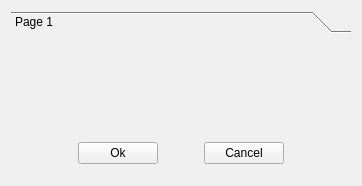
<?xml version="1.0" encoding="UTF-8"?>
<ui version="4.0">
 <class>QewToolBoxDialogForm</class>
 <widget class="QewToolBoxDialog" name="QewToolBoxDialogForm">
  <property name="geometry">
   <rect>
    <x>0</x>
    <y>0</y>
    <width>362</width>
    <height>186</height>
   </rect>
  </property>
  <property name="windowTitle">
   <string>QewToolBoxDialogForm</string>
  </property>
  <property name="containerName" stdset="0">
   <cstring>QewContainerToolBox</cstring>
  </property>
  <layout class="QVBoxLayout" name="verticalLayout">
   <item>
    <widget class="QToolBox" name="QewContainerToolBox">
     <property name="frameShape">
      <enum>QFrame::NoFrame</enum>
     </property>
     <property name="frameShadow">
      <enum>QFrame::Sunken</enum>
     </property>
     <property name="currentIndex">
      <number>0</number>
     </property>
     <widget class="QWidget" name="page1">
      <property name="geometry">
       <rect>
        <x>0</x>
        <y>0</y>
        <width>344</width>
        <height>78</height>
       </rect>
      </property>
      <attribute name="label">
       <string>Page 1</string>
      </attribute>
      <layout class="QVBoxLayout">
       <property name="leftMargin">
        <number>0</number>
       </property>
       <property name="topMargin">
        <number>0</number>
       </property>
       <property name="rightMargin">
        <number>0</number>
       </property>
       <property name="bottomMargin">
        <number>0</number>
       </property>
      </layout>
     </widget>
    </widget>
   </item>
   <item>
    <widget class="QWidget" name="buttonsWidget" native="true">
     <layout class="QHBoxLayout" name="horizontalLayout">
      <item>
       <spacer name="spacer1">
        <property name="orientation">
         <enum>Qt::Horizontal</enum>
        </property>
        <property name="sizeType">
         <enum>QSizePolicy::Expanding</enum>
        </property>
        <property name="sizeHint" stdset="0">
         <size>
          <width>50</width>
          <height>13</height>
         </size>
        </property>
       </spacer>
      </item>
      <item>
       <widget class="QPushButton" name="okButton">
        <property name="text">
         <string>Ok</string>
        </property>
       </widget>
      </item>
      <item>
       <spacer name="horizontalSpacer">
        <property name="orientation">
         <enum>Qt::Horizontal</enum>
        </property>
        <property name="sizeType">
         <enum>QSizePolicy::Preferred</enum>
        </property>
        <property name="sizeHint" stdset="0">
         <size>
          <width>40</width>
          <height>20</height>
         </size>
        </property>
       </spacer>
      </item>
      <item>
       <widget class="QPushButton" name="cancelButton">
        <property name="text">
         <string>Cancel</string>
        </property>
       </widget>
      </item>
      <item>
       <spacer name="spacer2">
        <property name="orientation">
         <enum>Qt::Horizontal</enum>
        </property>
        <property name="sizeType">
         <enum>QSizePolicy::Expanding</enum>
        </property>
        <property name="sizeHint" stdset="0">
         <size>
          <width>50</width>
          <height>13</height>
         </size>
        </property>
       </spacer>
      </item>
     </layout>
    </widget>
   </item>
  </layout>
 </widget>
 <layoutdefault spacing="6" margin="11"/>
 <customwidgets>
  <customwidget>
   <class>QewToolBoxDialog</class>
   <extends>QWidget</extends>
   <header>../qew-6/src/qewtoolboxdialog.h</header>
   <container>1</container>
  </customwidget>
 </customwidgets>
 <includes>
  <include location="local">../qew-6/src/qewtoolboxdialog.h</include>
 </includes>
 <resources/>
 <connections>
  <connection>
   <sender>okButton</sender>
   <signal>clicked()</signal>
   <receiver>QewToolBoxDialogForm</receiver>
   <slot>accept()</slot>
   <hints>
    <hint type="sourcelabel">
     <x>20</x>
     <y>20</y>
    </hint>
    <hint type="destinationlabel">
     <x>20</x>
     <y>20</y>
    </hint>
   </hints>
  </connection>
  <connection>
   <sender>cancelButton</sender>
   <signal>clicked()</signal>
   <receiver>QewToolBoxDialogForm</receiver>
   <slot>reject()</slot>
   <hints>
    <hint type="sourcelabel">
     <x>20</x>
     <y>20</y>
    </hint>
    <hint type="destinationlabel">
     <x>20</x>
     <y>20</y>
    </hint>
   </hints>
  </connection>
 </connections>
 <slots>
  <slot>accept()</slot>
  <slot>reject()</slot>
 </slots>
</ui>
